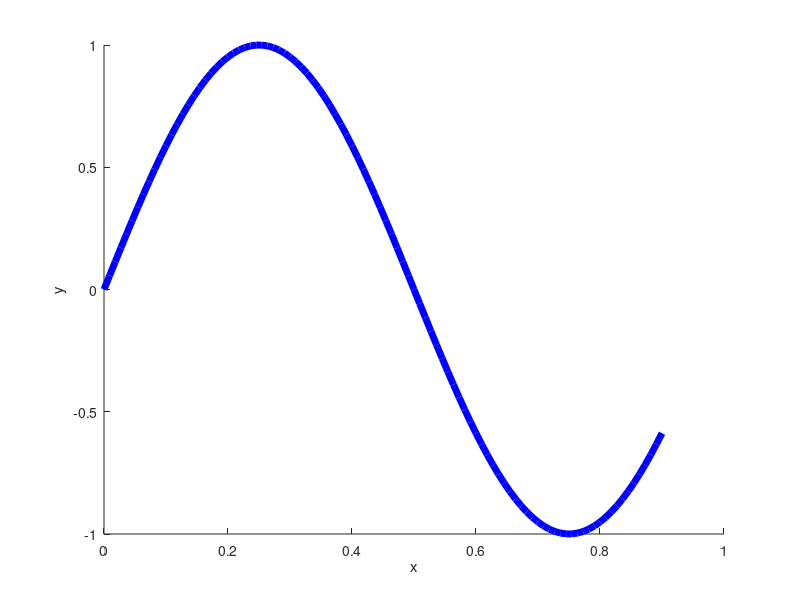

MATLAB code for this plot:
% part 1
x = linspace(0.0, 0.9, 10)
y = sin(2*pi*x)
plot(x, y, 'k-')
box off
xlabel('x')
ylabel('y')

% part 2
x = linspace(0.0, 0.9, 100)
y = sin(2*pi*x)
plot(x, y, 'k-')
box off
xlabel('x')
ylabel('y')

% part 3
plot(x, y, 'b-', 'linewidth', 5)
box off
xlabel('x')
ylabel('y')
